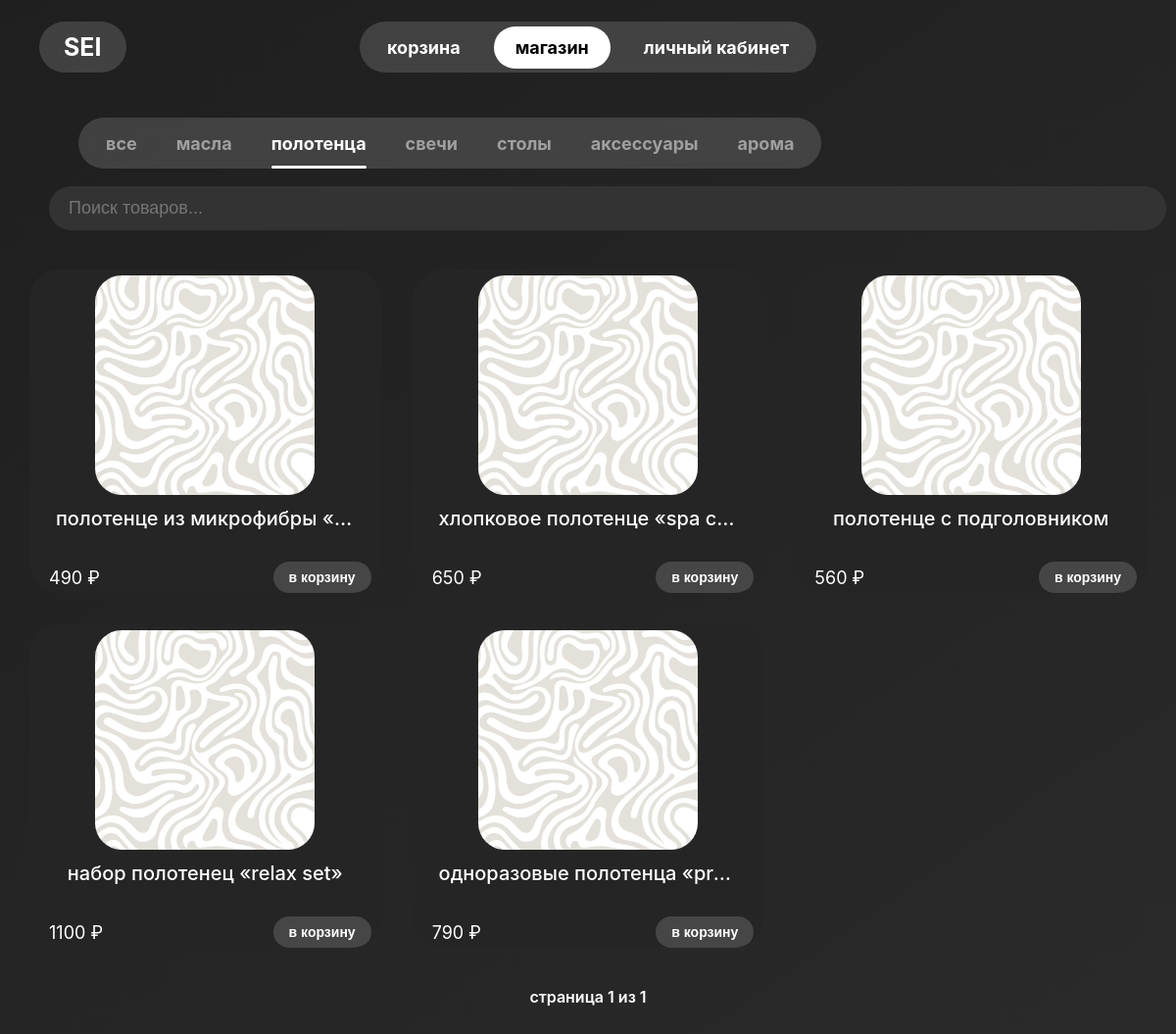
The app's page /store/?category=polotenca with its own data.
### store/models.py (models this page shows, shortened)
class ProductCategory(models.Model):
    name = models.CharField("Название категории", max_length=100)
    slug = models.SlugField("Слаг", unique=True)

class Product(models.Model):
    category = models.ForeignKey(
        ProductCategory,
        on_delete=models.CASCADE,
        related_name='products',
        verbose_name="Категория"
    )
    name = models.CharField("Название", max_length=200)
    description = models.TextField("Описание", blank=True)
    price = models.DecimalField("Цена", max_digits=10, decimal_places=2)
    image = models.ImageField("Фото", upload_to='products/', blank=True, null=True)

### store/views.py (the view)
# urls.py: path('', views.product_list, name='store'),
def product_list(request):
    category_slug = request.GET.get("category")
    categories = ProductCategory.objects.all()
    if category_slug and category_slug != 'all':
        products_all = Product.objects.filter(category__slug=category_slug)
    else:
        products_all = Product.objects.all()
        category_slug = 'all'
    paginator = Paginator(products_all, 20)
    page_number = request.GET.get('page', 1)
    page_obj = paginator.get_page(page_number)
    if request.user.is_authenticated:
        cart = get_cart(request)
        cart_items = cart.items.all()
        cart_dict = {str(item.product.id): item.quantity for item in cart_items}
        cart_count = sum(cart_dict.values())
    else:
        cart_dict = request.session.get('cart', {})
        cart_count = sum(cart_dict.values())
    return render(request, 'store/store.html', {
        'categories': categories,
        'active_category': category_slug,
        'page_obj': page_obj,
        'products': page_obj.object_list,
        'cart_count': cart_count,
        'cart_dict': cart_dict,
    })

### store/templatetags/store_extras.py (called while the page is built)
@register.filter
def get_item(dictionary, key):
    if isinstance(dictionary, dict):
        key_str = str(key)
        return dictionary.get(key_str)
    return None

### store/templates/store/store.html (shortened to what this page needs)
{% extends 'home/base.html' %}
{% load static %}
{% load store_extras %}
{% block extra_head %}
<link rel="stylesheet" href="{% static 'css/store.css' %}">
{% endblock %}
{% block content %}
<div class="categories-with-selected-bar">
  <div class="categories-tab-bar" id="productCategoriesMenu">
    <a href="?category=all" class="{% if not active_category or active_category == 'all' %}active{% endif %}">
      <span>Все</span>
    </a>
    {% for category in categories %}
      <a href="?category={{ category.slug }}"
         class="{% if category.slug == active_category %}active{% endif %}">
        <span>{{ category.name }}</span>
      </a>
    {% endfor %}
  </div>
</div>
<div class="cards-scroll-wrapper">
  <div class="shop-container">
    <div class="shop-search">
      <input type="text" id="shop-search-input" placeholder="Поиск товаров..." />
    </div>
    <div class="products-grid">
      {% for product in products %}
      <div class="product-card" data-name="{{ product.name|lower }}">
        <div class="product-images">
          {% if product.image %}
            <img src="{{ product.image.url }}" alt="{{ product.name }}">
          {% else %}
            <img src="{% static 'media/default-pattern1.avif' %}" alt="default image">
          {% endif %}
        </div>
        <h3>{{ product.name }}</h3>
      <div class="price-and-cart" data-product-id="{{ product.id }}">
        <p class="price">{{ product.price|floatformat:0 }} ₽</p>
        <div class="cart-control">
          {% with count=cart_dict|get_item:product.id %}
            {% if count and count|to_int > 0 %}
              <div class="counter">
                <button class="counter-btn minus">−</button>
                <span class="count">{{ count }}</span>
                <button class="counter-btn plus">+</button>
              </div>
            {% else %}
              <button class="add-to-cart-btn" data-product-id="{{ product.id }}">в корзину</button>
            {% endif %}
          {% endwith %}
        </div>
      </div>
      </div>
      {% empty %}
      <p>Товары не найдены.</p>
      {% endfor %}
    </div>
      <div class="pagination" style="text-align:center; margin: 40px 0;">
        <span>cтраница {{ page_obj.number }} из {{ page_obj.paginator.num_pages }}</span>
      </div>
  </div>
</div>
{% endblock %}

### static/css/base.css (style rules this page uses)
* { box-sizing: border-box; margin: 0; padding: 0; }
body { font-family: 'Inter', sans-serif; background: linear-gradient(145deg, #1f1f1f, #2a2a2a); color: #fff; min-height: 100vh; overflow-x: hidden; overflow-y: hidden; }

### records on screen
ProductCategory: name "масла"
ProductCategory: name "полотенца"
ProductCategory: name "свечи"
ProductCategory: name "столы"
ProductCategory: name "аксессуары"
ProductCategory: name "арома"
Product: name "полотенце из микрофибры «…", price "490"
Product: name "хлопковое полотенце «spa c…", price "650"
Product: name "полотенце с подголовником", price "560"
Product: name "набор полотенец «relax set»", price "1100"
Product: name "одноразовые полотенца «pr…", price "790"

### other values on screen
{{ page_obj.number }} "1"
{{ page_obj.paginator.num_pages }} "1"
